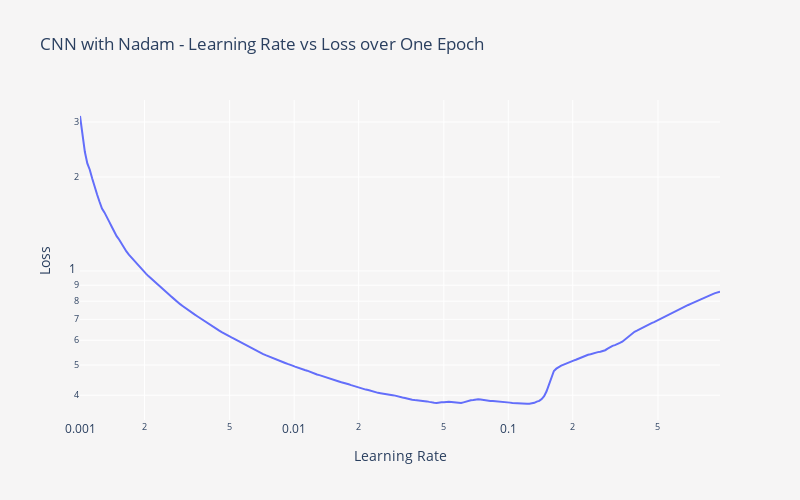

Source (notebook cell):
### Markdown cell above
<p style="font-size:20px; font-family:JetBrains Mono; color:#3E3F4C; border-bottom: 3px solid #c73c1a">Notes 📜</p>
<blockquote style="margin-right:auto; margin-left:auto; background-color:#fffaf6; padding: 15px; border-radius: 10px 10px">
    <ul style="font-size:16px; font-family:JetBrains Mono; color:#3E3F4C; margin-right: 10px; margin-top: 2px; margin-bottom: 2px">
        <li>Since we have CNN architecture, it's time to find maximal learning rate for 1Cycle.</li>
    </ul>
</blockquote>

### Code cell
BATCH_SIZE = 128
lr_vs_loss = get_lr_vs_loss(cnn_mnist_model, X_train, y_train, batch_size=BATCH_SIZE)

fig = px.line(
    lr_vs_loss,
    x="Learning Rate",
    y="Loss",
    height=500,
    width=800,
    log_x=True,
    log_y=True,
    title="CNN with Nadam - Learning Rate vs Loss over One Epoch",
)

fig.update_layout(
    plot_bgcolor=BACKGROUND_COLOR,
    paper_bgcolor=BACKGROUND_COLOR,
)

fig.show()

### Figure 1 — Plotly figure (JSON) as saved in the notebook; plotly's stock layout.template omitted (floating-point values rounded to 4 significant figures; data arrays with more than 128 entries replaced by an {"elided": "..."} marker saying what was removed)
{"data": [{"hovertemplate": "Learning Rate=%{x}<br>Loss=%{y}<extra></extra>", "legendgroup": "", "line": {"color": "#636efa", "dash": "solid"}, "marker": {"symbol": "circle"}, "mode": "lines", "name": "", "orientation": "v", "showlegend": false, "type": "scatter", "x": {"elided": "263 float values"}, "xaxis": "x", "y": {"elided": "263 float values"}, "yaxis": "y"}], "layout": {"height": 500, "legend": {"tracegroupgap": 0}, "paper_bgcolor": "#F6F5F5", "plot_bgcolor": "#F6F5F5", "title": {"text": "CNN with Nadam - Learning Rate vs Loss over One Epoch"}, "width": 800, "xaxis": {"anchor": "y", "domain": [0, 1], "title": {"text": "Learning Rate"}, "type": "log"}, "yaxis": {"anchor": "x", "domain": [0, 1], "title": {"text": "Loss"}, "type": "log"}}}
